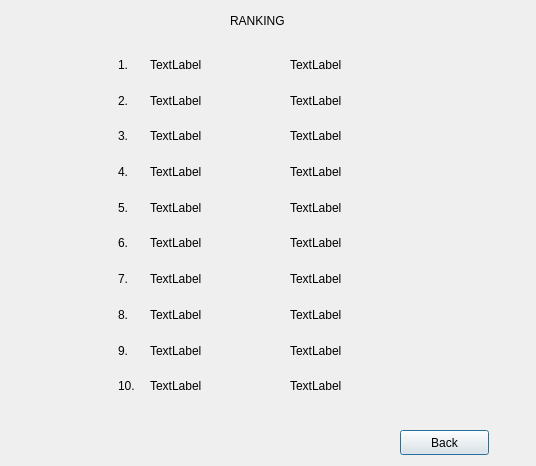
<?xml version="1.0" encoding="UTF-8"?>
<ui version="4.0">
 <class>ranking</class>
 <widget class="QDialog" name="ranking">
  <property name="geometry">
   <rect>
    <x>0</x>
    <y>0</y>
    <width>536</width>
    <height>466</height>
   </rect>
  </property>
  <property name="windowTitle">
   <string>Ranking</string>
  </property>
  <widget class="QLabel" name="label">
   <property name="geometry">
    <rect>
     <x>230</x>
     <y>10</y>
     <width>71</width>
     <height>21</height>
    </rect>
   </property>
   <property name="text">
    <string>RANKING</string>
   </property>
  </widget>
  <widget class="QWidget" name="layoutWidget">
   <property name="geometry">
    <rect>
     <x>290</x>
     <y>50</y>
     <width>91</width>
     <height>351</height>
    </rect>
   </property>
   <layout class="QVBoxLayout" name="verticalLayout_2">
    <item>
     <widget class="QLabel" name="s1">
      <property name="text">
       <string>TextLabel</string>
      </property>
     </widget>
    </item>
    <item>
     <widget class="QLabel" name="s2">
      <property name="text">
       <string>TextLabel</string>
      </property>
     </widget>
    </item>
    <item>
     <widget class="QLabel" name="s3">
      <property name="text">
       <string>TextLabel</string>
      </property>
     </widget>
    </item>
    <item>
     <widget class="QLabel" name="s4">
      <property name="text">
       <string>TextLabel</string>
      </property>
     </widget>
    </item>
    <item>
     <widget class="QLabel" name="s5">
      <property name="text">
       <string>TextLabel</string>
      </property>
     </widget>
    </item>
    <item>
     <widget class="QLabel" name="s6">
      <property name="text">
       <string>TextLabel</string>
      </property>
     </widget>
    </item>
    <item>
     <widget class="QLabel" name="s7">
      <property name="text">
       <string>TextLabel</string>
      </property>
     </widget>
    </item>
    <item>
     <widget class="QLabel" name="s8">
      <property name="text">
       <string>TextLabel</string>
      </property>
     </widget>
    </item>
    <item>
     <widget class="QLabel" name="s9">
      <property name="text">
       <string>TextLabel</string>
      </property>
     </widget>
    </item>
    <item>
     <widget class="QLabel" name="s10">
      <property name="text">
       <string>TextLabel</string>
      </property>
     </widget>
    </item>
   </layout>
  </widget>
  <widget class="QWidget" name="layoutWidget">
   <property name="geometry">
    <rect>
     <x>150</x>
     <y>50</y>
     <width>141</width>
     <height>351</height>
    </rect>
   </property>
   <layout class="QVBoxLayout" name="verticalLayout">
    <item>
     <widget class="QLabel" name="no1">
      <property name="text">
       <string>TextLabel</string>
      </property>
     </widget>
    </item>
    <item>
     <widget class="QLabel" name="no2">
      <property name="text">
       <string>TextLabel</string>
      </property>
     </widget>
    </item>
    <item>
     <widget class="QLabel" name="no3">
      <property name="text">
       <string>TextLabel</string>
      </property>
     </widget>
    </item>
    <item>
     <widget class="QLabel" name="no4">
      <property name="text">
       <string>TextLabel</string>
      </property>
     </widget>
    </item>
    <item>
     <widget class="QLabel" name="no5">
      <property name="text">
       <string>TextLabel</string>
      </property>
     </widget>
    </item>
    <item>
     <widget class="QLabel" name="no6">
      <property name="text">
       <string>TextLabel</string>
      </property>
     </widget>
    </item>
    <item>
     <widget class="QLabel" name="no7">
      <property name="text">
       <string>TextLabel</string>
      </property>
     </widget>
    </item>
    <item>
     <widget class="QLabel" name="no8">
      <property name="text">
       <string>TextLabel</string>
      </property>
     </widget>
    </item>
    <item>
     <widget class="QLabel" name="no9">
      <property name="text">
       <string>TextLabel</string>
      </property>
     </widget>
    </item>
    <item>
     <widget class="QLabel" name="no10">
      <property name="text">
       <string>TextLabel</string>
      </property>
     </widget>
    </item>
   </layout>
  </widget>
  <widget class="QWidget" name="layoutWidget">
   <property name="geometry">
    <rect>
     <x>118</x>
     <y>50</y>
     <width>31</width>
     <height>351</height>
    </rect>
   </property>
   <layout class="QVBoxLayout" name="verticalLayout_3">
    <item>
     <widget class="QLabel" name="label_2">
      <property name="text">
       <string>1.</string>
      </property>
     </widget>
    </item>
    <item>
     <widget class="QLabel" name="label_3">
      <property name="text">
       <string>2.</string>
      </property>
     </widget>
    </item>
    <item>
     <widget class="QLabel" name="label_4">
      <property name="text">
       <string>3.</string>
      </property>
     </widget>
    </item>
    <item>
     <widget class="QLabel" name="label_5">
      <property name="text">
       <string>4.</string>
      </property>
     </widget>
    </item>
    <item>
     <widget class="QLabel" name="label_6">
      <property name="text">
       <string>5.</string>
      </property>
     </widget>
    </item>
    <item>
     <widget class="QLabel" name="label_7">
      <property name="text">
       <string>6.</string>
      </property>
     </widget>
    </item>
    <item>
     <widget class="QLabel" name="label_8">
      <property name="text">
       <string>7.</string>
      </property>
     </widget>
    </item>
    <item>
     <widget class="QLabel" name="label_9">
      <property name="text">
       <string>8.</string>
      </property>
     </widget>
    </item>
    <item>
     <widget class="QLabel" name="label_10">
      <property name="text">
       <string>9.</string>
      </property>
     </widget>
    </item>
    <item>
     <widget class="QLabel" name="label_11">
      <property name="text">
       <string>10.</string>
      </property>
     </widget>
    </item>
   </layout>
  </widget>
  <widget class="QPushButton" name="BackButton">
   <property name="geometry">
    <rect>
     <x>400</x>
     <y>430</y>
     <width>89</width>
     <height>25</height>
    </rect>
   </property>
   <property name="text">
    <string>Back</string>
   </property>
  </widget>
 </widget>
 <resources/>
 <connections/>
</ui>
